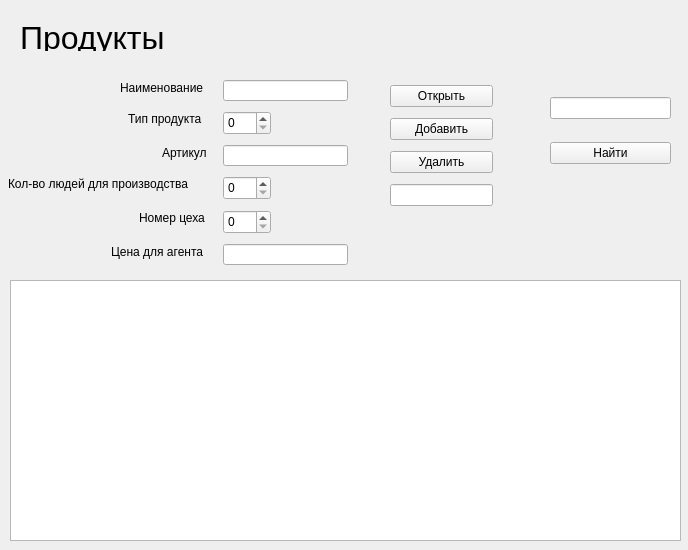
<?xml version="1.0" encoding="UTF-8"?>
<ui version="4.0">
 <class>product</class>
 <widget class="QWidget" name="product">
  <property name="geometry">
   <rect>
    <x>0</x>
    <y>0</y>
    <width>688</width>
    <height>550</height>
   </rect>
  </property>
  <property name="windowTitle">
   <string>Form</string>
  </property>
  <widget class="QTableWidget" name="tableWidget">
   <property name="geometry">
    <rect>
     <x>10</x>
     <y>280</y>
     <width>671</width>
     <height>261</height>
    </rect>
   </property>
  </widget>
  <widget class="QWidget" name="layoutWidget">
   <property name="geometry">
    <rect>
     <x>390</x>
     <y>80</y>
     <width>103</width>
     <height>134</height>
    </rect>
   </property>
   <layout class="QVBoxLayout" name="verticalLayout">
    <item>
     <widget class="QPushButton" name="pushButton">
      <property name="text">
       <string>Открыть</string>
      </property>
     </widget>
    </item>
    <item>
     <widget class="QPushButton" name="pushButton_2">
      <property name="text">
       <string>Добавить</string>
      </property>
     </widget>
    </item>
    <item>
     <widget class="QPushButton" name="pushButton_3">
      <property name="text">
       <string>Удалить</string>
      </property>
     </widget>
    </item>
    <item>
     <widget class="QLineEdit" name="lineEdit_8"/>
    </item>
   </layout>
  </widget>
  <widget class="QLabel" name="label_9">
   <property name="geometry">
    <rect>
     <x>20</x>
     <y>20</y>
     <width>691</width>
     <height>31</height>
    </rect>
   </property>
   <property name="minimumSize">
    <size>
     <width>0</width>
     <height>31</height>
    </size>
   </property>
   <property name="text">
    <string>&lt;html&gt;&lt;head/&gt;&lt;body&gt;&lt;p&gt;&lt;span style=&quot; font-size:24pt;&quot;&gt;Продукты&lt;/span&gt;&lt;/p&gt;&lt;/body&gt;&lt;/html&gt;</string>
   </property>
  </widget>
  <widget class="QLabel" name="label_2">
   <property name="geometry">
    <rect>
     <x>162</x>
     <y>145</y>
     <width>53</width>
     <height>16</height>
    </rect>
   </property>
   <property name="text">
    <string>Артикул</string>
   </property>
  </widget>
  <widget class="QLineEdit" name="lineEdit_2">
   <property name="geometry">
    <rect>
     <x>223</x>
     <y>145</y>
     <width>125</width>
     <height>21</height>
    </rect>
   </property>
  </widget>
  <widget class="QLineEdit" name="lineEdit">
   <property name="geometry">
    <rect>
     <x>223</x>
     <y>80</y>
     <width>125</width>
     <height>21</height>
    </rect>
   </property>
  </widget>
  <widget class="QSpinBox" name="spinBox_2">
   <property name="geometry">
    <rect>
     <x>223</x>
     <y>210</y>
     <width>48</width>
     <height>24</height>
    </rect>
   </property>
  </widget>
  <widget class="QLabel" name="label_6">
   <property name="geometry">
    <rect>
     <x>128</x>
     <y>111</y>
     <width>87</width>
     <height>16</height>
    </rect>
   </property>
   <property name="text">
    <string>Тип продукта</string>
   </property>
  </widget>
  <widget class="QSpinBox" name="spinBox_3">
   <property name="geometry">
    <rect>
     <x>223</x>
     <y>111</y>
     <width>48</width>
     <height>24</height>
    </rect>
   </property>
  </widget>
  <widget class="QLabel" name="label">
   <property name="geometry">
    <rect>
     <x>120</x>
     <y>80</y>
     <width>95</width>
     <height>16</height>
    </rect>
   </property>
   <property name="text">
    <string>Наименование</string>
   </property>
  </widget>
  <widget class="QSpinBox" name="spinBox">
   <property name="geometry">
    <rect>
     <x>223</x>
     <y>176</y>
     <width>48</width>
     <height>24</height>
    </rect>
   </property>
  </widget>
  <widget class="QLabel" name="label_3">
   <property name="geometry">
    <rect>
     <x>8</x>
     <y>176</y>
     <width>207</width>
     <height>16</height>
    </rect>
   </property>
   <property name="text">
    <string>Кол-во людей для производства</string>
   </property>
  </widget>
  <widget class="QLabel" name="label_4">
   <property name="geometry">
    <rect>
     <x>139</x>
     <y>210</y>
     <width>76</width>
     <height>16</height>
    </rect>
   </property>
   <property name="text">
    <string>Номер цеха</string>
   </property>
  </widget>
  <widget class="QLabel" name="label_5">
   <property name="geometry">
    <rect>
     <x>111</x>
     <y>244</y>
     <width>104</width>
     <height>16</height>
    </rect>
   </property>
   <property name="text">
    <string>Цена для агента</string>
   </property>
  </widget>
  <widget class="QLineEdit" name="lineEdit_3">
   <property name="geometry">
    <rect>
     <x>223</x>
     <y>244</y>
     <width>125</width>
     <height>21</height>
    </rect>
   </property>
  </widget>
  <widget class="QWidget" name="layoutWidget_2">
   <property name="geometry">
    <rect>
     <x>550</x>
     <y>80</y>
     <width>121</width>
     <height>101</height>
    </rect>
   </property>
   <layout class="QVBoxLayout" name="verticalLayout_2">
    <item>
     <widget class="QLineEdit" name="lineEdit_9"/>
    </item>
    <item>
     <widget class="QPushButton" name="pushButton_10">
      <property name="text">
       <string>Найти</string>
      </property>
     </widget>
    </item>
   </layout>
  </widget>
 </widget>
 <resources/>
 <connections/>
</ui>
